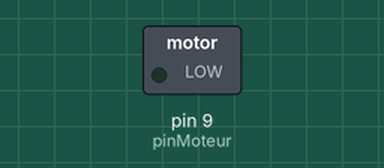
Simulated run of this sketch. Board: Arduino Uno, built with avr-gcc and run on an emulated ATmega328P. On the bench: switched loads named in the sketch (green lamp = pin HIGH).

Above: at 0.1 s.
At 13.4 s:
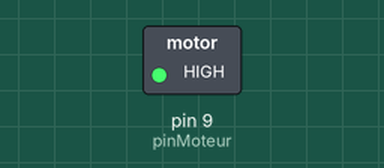
Timing chart, 0 to 40.0 s (numbered marks = the images above):
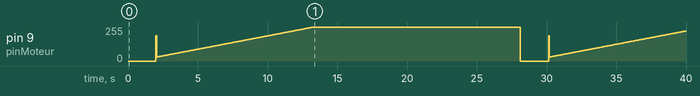

The sketch:

moteur.ino
```cpp
int pinMoteur = 9; // pin contrôlant le moteur (PWM pin)

void setup(){
//En PWM il ne faut pas assigner la pin en output
}

void loop(){
analogWrite( pinMoteur, LOW );
delay(2000);
//MoteurVitessePWM();
MoteurAccelerationPWM();
}

// Contrôle de la vitesse du moteur en contrôlant  le % du cycle de service PWM 
// sur  la pin 9 (de 0 à 255 pour  le % du cycle de service ).

void MoteurVitessePWM(){
int vitesse1 = int(255) / 3; // High 33% du cycle  
int vitesse2 = int(255) / 2; // High 50% du cycle  
int vitesse3 = 2 * 255 / 3;
int vitesse4 = (int)255; // High 100% du cycle

analogWrite( pinMoteur, vitesse1 ); delay( 1000 );
analogWrite( pinMoteur, vitesse2 ); delay( 1000 );
analogWrite( pinMoteur, vitesse3 ); delay( 1000 );
analogWrite( pinMoteur, vitesse4 );  delay( 1000 );
analogWrite( pinMoteur, vitesse3 );  delay( 1000 );
analogWrite( pinMoteur, vitesse2 ); delay( 1000 );
analogWrite( pinMoteur, vitesse1 ); delay( 1000 );
analogWrite( pinMoteur, LOW );
}

// Contrôle plus fin de l'accélération du moteur via PWM.
// NB: Selon la qualité du moteur, celui-ci peut avoir du mal à décoller 
//  lorsque le % du cycle de service est assez bas.
// Un option est d'envoyer une impulsion pour démarrer/décoller le moteur.

void MoteurAccelerationPWM(){
// Impulsion de démarrage (75%)  
analogWrite( pinMoteur, 191 );
delay(50);

// Acceleration  
for( int i = 30; i<= 255; i++ ){
analogWrite( pinMoteur, i );
delay(50);
}

delay( 2000 );

// Deceleration  
for( int i = 255; i>=0; i-- ){
  analogWrite( pinMoteur, -i );
  delay(50);}
}
```
